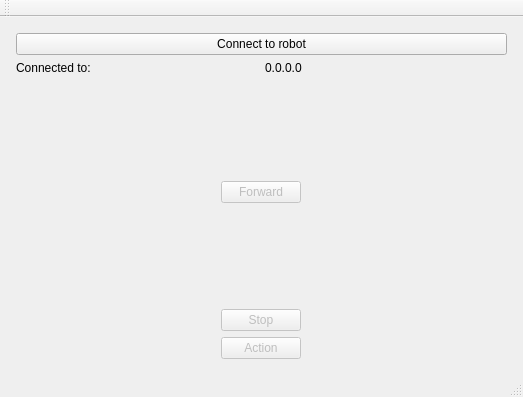
<?xml version="1.0" encoding="UTF-8"?>
<ui version="4.0">
 <class>StationWindow</class>
 <widget class="QMainWindow" name="StationWindow">
  <property name="geometry">
   <rect>
    <x>0</x>
    <y>0</y>
    <width>523</width>
    <height>397</height>
   </rect>
  </property>
  <property name="windowTitle">
   <string>Robot Station</string>
  </property>
  <widget class="QWidget" name="centralWidget">
   <layout class="QVBoxLayout" name="verticalLayout_3">
    <item>
     <layout class="QVBoxLayout" name="verticalLayout" stretch="0,0,0">
      <property name="leftMargin">
       <number>5</number>
      </property>
      <property name="topMargin">
       <number>5</number>
      </property>
      <property name="rightMargin">
       <number>5</number>
      </property>
      <property name="bottomMargin">
       <number>5</number>
      </property>
      <item>
       <widget class="QPushButton" name="connectButton">
        <property name="text">
         <string>Connect to robot</string>
        </property>
       </widget>
      </item>
      <item>
       <layout class="QHBoxLayout" name="horizontalLayout">
        <item>
         <widget class="QLabel" name="label">
          <property name="text">
           <string>Connected to:</string>
          </property>
         </widget>
        </item>
        <item>
         <widget class="QLabel" name="ipLabel">
          <property name="text">
           <string>0.0.0.0</string>
          </property>
         </widget>
        </item>
       </layout>
      </item>
      <item>
       <layout class="QVBoxLayout" name="verticalLayout_5" stretch="1,0,0">
        <property name="sizeConstraint">
         <enum>QLayout::SetDefaultConstraint</enum>
        </property>
        <property name="leftMargin">
         <number>0</number>
        </property>
        <item alignment="Qt::AlignHCenter|Qt::AlignVCenter">
         <widget class="QPushButton" name="forwardButton">
          <property name="enabled">
           <bool>false</bool>
          </property>
          <property name="sizePolicy">
           <sizepolicy hsizetype="Minimum" vsizetype="Fixed">
            <horstretch>0</horstretch>
            <verstretch>0</verstretch>
           </sizepolicy>
          </property>
          <property name="text">
           <string>Forward</string>
          </property>
         </widget>
        </item>
        <item alignment="Qt::AlignHCenter|Qt::AlignVCenter">
         <widget class="QPushButton" name="stopButton">
          <property name="enabled">
           <bool>false</bool>
          </property>
          <property name="sizePolicy">
           <sizepolicy hsizetype="Minimum" vsizetype="Fixed">
            <horstretch>0</horstretch>
            <verstretch>0</verstretch>
           </sizepolicy>
          </property>
          <property name="text">
           <string>Stop</string>
          </property>
         </widget>
        </item>
        <item alignment="Qt::AlignHCenter|Qt::AlignVCenter">
         <widget class="QPushButton" name="actionButton">
          <property name="enabled">
           <bool>false</bool>
          </property>
          <property name="sizePolicy">
           <sizepolicy hsizetype="Minimum" vsizetype="Fixed">
            <horstretch>0</horstretch>
            <verstretch>0</verstretch>
           </sizepolicy>
          </property>
          <property name="text">
           <string>Action</string>
          </property>
         </widget>
        </item>
       </layout>
      </item>
     </layout>
    </item>
   </layout>
  </widget>
  <widget class="QMenuBar" name="menuBar">
   <property name="geometry">
    <rect>
     <x>0</x>
     <y>0</y>
     <width>523</width>
     <height>20</height>
    </rect>
   </property>
  </widget>
  <widget class="QToolBar" name="mainToolBar">
   <attribute name="toolBarArea">
    <enum>TopToolBarArea</enum>
   </attribute>
   <attribute name="toolBarBreak">
    <bool>false</bool>
   </attribute>
  </widget>
  <widget class="QStatusBar" name="statusBar"/>
 </widget>
 <layoutdefault spacing="6" margin="11"/>
 <resources/>
 <connections>
  <connection>
   <sender>connectButton</sender>
   <signal>clicked()</signal>
   <receiver>StationWindow</receiver>
   <slot>connect()</slot>
   <hints>
    <hint type="sourcelabel">
     <x>146</x>
     <y>67</y>
    </hint>
    <hint type="destinationlabel">
     <x>483</x>
     <y>46</y>
    </hint>
   </hints>
  </connection>
  <connection>
   <sender>forwardButton</sender>
   <signal>clicked()</signal>
   <receiver>StationWindow</receiver>
   <slot>forwardCommand()</slot>
   <hints>
    <hint type="sourcelabel">
     <x>261</x>
     <y>249</y>
    </hint>
    <hint type="destinationlabel">
     <x>261</x>
     <y>198</y>
    </hint>
   </hints>
  </connection>
  <connection>
   <sender>stopButton</sender>
   <signal>clicked()</signal>
   <receiver>StationWindow</receiver>
   <slot>stopCommand()</slot>
   <hints>
    <hint type="sourcelabel">
     <x>261</x>
     <y>291</y>
    </hint>
    <hint type="destinationlabel">
     <x>261</x>
     <y>198</y>
    </hint>
   </hints>
  </connection>
  <connection>
   <sender>actionButton</sender>
   <signal>clicked()</signal>
   <receiver>StationWindow</receiver>
   <slot>actionCommand()</slot>
   <hints>
    <hint type="sourcelabel">
     <x>261</x>
     <y>333</y>
    </hint>
    <hint type="destinationlabel">
     <x>261</x>
     <y>198</y>
    </hint>
   </hints>
  </connection>
 </connections>
 <slots>
  <slot>connect()</slot>
  <slot>forwardCommand()</slot>
  <slot>stopCommand()</slot>
  <slot>actionCommand()</slot>
 </slots>
</ui>
